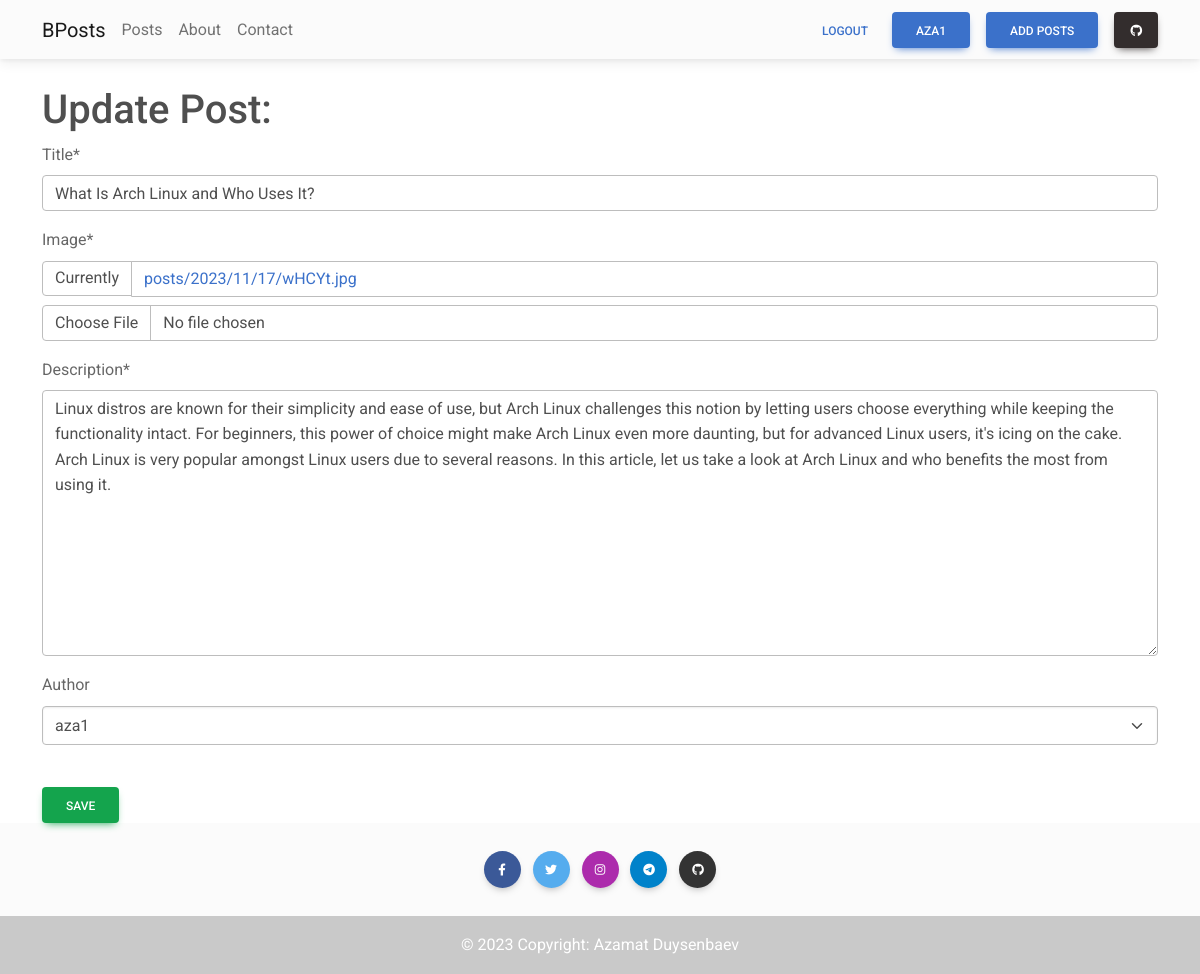
The app's page /post/5/update/ (signed in) with its own data.
### post/models.py (models this page shows, shortened)
class Post(models.Model):
	title = models.CharField(max_length=255)
	image = models.ImageField(upload_to='posts/%Y/%m/%d')
	description = models.TextField()
	created = models.DateTimeField(auto_now_add=True)
	updated = models.DateTimeField(auto_now=True)
	author = models.ForeignKey(User, on_delete=models.SET_NULL, null=True, blank=True, default=None)

### post/views.py (the view)
# urls.py: path('post/<int:post_id>/update/', post_update, name='update'),
def post_update(request, post_id):
    try:
        post = Post.objects.get(id=post_id)
    except Post.DoesNotExist:
        raise Http404("Post does not exist")
    if request.method == 'POST':
        form = PostUpdateForm(request.POST, request.FILES, instance=post)
        if form.is_valid():
            form.save()
            return redirect('posts:posts')
    else:
        form = PostUpdateForm(instance=post)
    context = {
        'form': form,
        'post': post
    }
    return render(request, 'update.html', context)

### post/forms.py
class PostUpdateForm(forms.ModelForm):
    class Meta:
        model = Post
        exclude = ['updated']

### post/templates/update.html (shortened to what this page needs)
{% extends "base.html" %}
{% load static %}
{%load crispy_forms_tags %}
{% block content %}
{% if user.is_authenticated and user == post.author %}
<div class="container" style="margin-top: 5%;">
    <h1>Update Post: {{ product.title }}</h1>
    <form method="post" enctype="multipart/form-data">
        {{ form|crispy }}
        <button class="btn btn-success" type="submit">Save</button>
    </form>
</div>
{% else %}
<p></p>
{% endif %}
{% endblock %}

### post/templates/base.html (shortened to what this page needs)
{% load static %}
<!DOCTYPE html>
<html lang="en">
<head>
  <link rel="stylesheet" href="https://cdnjs.cloudflare.com/ajax/libs/font-awesome/6.0.0/css/all.min.css" />
  <link href="https://cdnjs.cloudflare.com/ajax/libs/font-awesome/6.0.0/css/all.min.css" rel="stylesheet" />
  <link href="https://cdnjs.cloudflare.com/ajax/libs/mdb-ui-kit/6.4.2/mdb.min.css" rel="stylesheet" />
  <link rel="stylesheet" type="text/css" href="{% static '/css/mdb.min.css' %} ">
</head>
<body>
  <header>
    <nav class="navbar navbar-expand-lg navbar-light bg-light fixed-top">
      <div class="container">
        <a class="navbar-brand me-2" href="{% url 'posts:home' %}">
          BPosts
        </a>
        <div class="collapse navbar-collapse" id="navbarButtonsExample">
          <ul class="navbar-nav me-auto mb-2 mb-lg-0">
            <li class="nav-item">
              <a class="nav-link" href="{% url 'posts:posts' %}">Posts</a>
            </li>
            <li class="nav-item">
              <a class="nav-link" href="#">About</a>
            </li>
            <li class="nav-item">
              <a class="nav-link" href="#">Contact</a>
            </li>
          </ul>
          <div class="d-flex align-items-center">
            {% if user.is_authenticated %}
            <a href="{% url 'auth:logout' %}">
              <button type="button" class="btn btn-link px-3 me-2">
                Logout
              </button>
            </a>
            <a href="{% url 'auth:profile' %}">
              <button type="button" class="btn btn-primary me-3">
                {{ user.username }}
              </button>
            </a>
            <a href="{% url 'posts:create' %}">
              <button type="button" class="btn btn-primary me-3">
                Add Posts
              </button>
            </a>
            {% endif %}
            <a class="btn btn-dark px-3" href="https://github.com/aza4k" role="button"><i class="fab fa-github"></i></a>
          </div>
        </div>
      </div>
    </nav>
  </header>>
  {% block content %}{% endblock %}
  <footer class="bg-light text-center text-white">
    <div class="container p-4 pb-0">
      <section class="mb-4">
        <a class="btn text-white btn-floating m-1" style="background-color: #3b5998;" href="https://www.facebook.com/profile.php?id=100069258301092" role="button"><i
            class="fab fa-facebook-f"></i></a>
        <a class="btn text-white btn-floating m-1" style="background-color: #55acee;" href="https://twitter.com/aza4kk" role="button"><i
            class="fab fa-twitter"></i></a>
        <a class="btn text-white btn-floating m-1" style="background-color: #ac2bac;" href="https://instagram.com/aza4k" role="button"><i
            class="fab fa-instagram"></i></a>
        <a class="btn text-white btn-floating m-1" style="background-color: #0082ca;" href="https://t.me/aza4kYT" role="button"><i
            class="fab fa-telegram"></i></a>
        <a class="btn text-white btn-floating m-1" style="background-color: #333333;" href="https://github.com/aza4k"
          role="button"><i class="fab fa-github"></i></a>
      </section>
    </div>
    <div class="text-center p-3" style="background-color: rgba(0, 0, 0, 0.2);">
      © 2023 Copyright:
      <a class="text-white" href="https://github.com/aza4k">Azamat Duysenbaev</a>
    </div>
  </footer>
</body>
</html>

### records on screen
Post: title "What Is Arch Linux and Who Uses It?", description "Linux distros are known for their simplicity and ease of use, but Arch Linux challenges this notion by letting users choose everything while keeping the functionality intact. For beginners, this power of choice might make Arch Linux even more daunting, but for advanced Linux users, it's icing on the cake. Arch Linux is very popular amongst Linux users due to several reasons. In this article, let us take a look at Arch Linux and who benefits the most from using it.", author "aza1"

### other values on screen
{{ user.username }} "AZA1"
